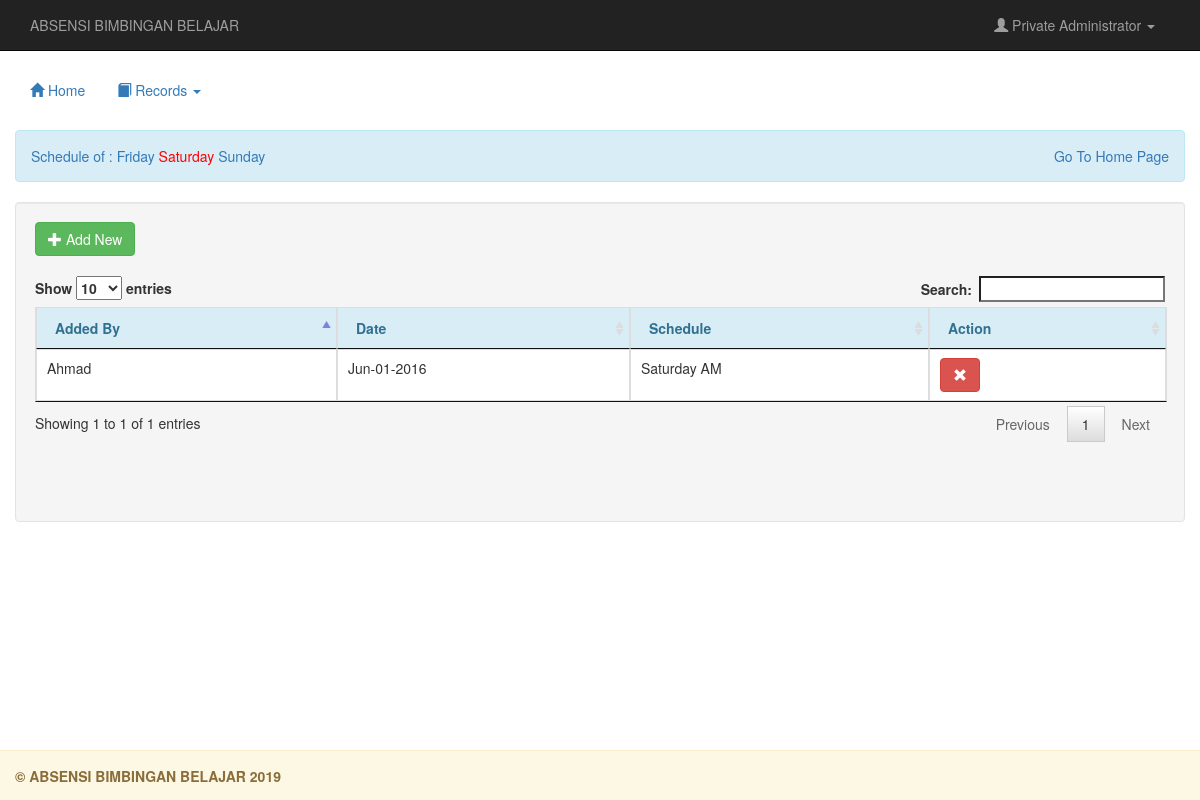
The app's page /admin/cal_s.php (signed in) with its own data.
### tables this page shows
CREATE TABLE `calen_saturday` (
  `cal_id` int(20) NOT NULL,
  `name` varchar(200) NOT NULL,
  `month` varchar(200) NOT NULL,
  `day` varchar(200) NOT NULL,
  `year` varchar(200) NOT NULL,
  `schedule` varchar(200) NOT NULL
);

### admin/account.php (called while the page is built)
<?php
	require_once 'connect.php';
	$q_adminname = $conn->query("SELECT * FROM `admin` WHERE `admin_id` = '$_SESSION[admin_id]'") or die(mysqli_error());
	$f_adminname = $q_adminname->fetch_array();
	$admin_name = $f_adminname['firstname']." ".$f_adminname['lastname'];
?>

### admin/cal_s.php (the view, shortened to what this page needs)
<!DOCTYPE html>
<?php
	require_once 'account.php';
?>
<html lang = "eng">
	<head>
		<link rel = "stylesheet" href = "css/bootstrap.css" />
		<link rel = "stylesheet" href = "css/jquery.dataTables.css" />
	</head>
	<body>
		<nav class = "navbar navbar-inverse navbar-fixed-top">
			<div class = "container-fluid">
				<div class = "navbar-header">
						<p class = "navbar-text pull-right">ABSENSI BIMBINGAN BELAJAR</p>
					</div>
				<ul class = "nav navbar-nav navbar-right">
					<li class = "dropdown">
						<a href = "#" class = "dropdown-toggle" data-toggle = "dropdown"><i class = "glyphicon glyphicon-user"></i> <?php echo htmlentities($admin_name)?> <b class = "caret"></b></a>
					</li>
				</ul>
			</div>
		</nav>
		<div class = "container-fluid" style = "margin-top:70px;">
			<ul class = "nav nav-pills">
				<li ><a href = "home.php"><span class = "glyphicon glyphicon-home"></span> Home</a></li>
				<li class = "dropdown"  >
					<a class = "dropdown-toggle" data-toggle = "dropdown" href = "#" ><span class = "glyphicon glyphicon-book"></span> Records <span class = "caret"></span></a>
				</li>
			</ul>
			<br />
			<div class = "alert alert-info">
			<a href="#">Schedule of :</a>
			<a href="calendar.php">Friday</a>
			<a href="cal_s.php"style="color:red;">Saturday</a>
			<a href="cal_su.php">Sunday</a>
			<a href="home.php"style="float:right;">Go To Home Page</a></div>
			<div class = "well col-lg-12">
				<button type = "button" class = "btn btn-success" data-target = "#myModal" data-toggle = "modal"><span class = "glyphicon glyphicon-plus"></span> Add New</button>
				<br />
				<br />
				<table id = "table" class = "table table-bordered">
					<thead>
						<tr class = "alert-info">
							<th>Added By</th>
							<th>Date</th>
							<th>Schedule</th>
							<th>Action</th>
						</tr>
					</thead>
					<tbody>
					<?php
						$q_admin = $conn->query("SELECT * FROM `calen_saturday`") or die(mysqli_error());
						while($f_admin = $q_admin->fetch_array()){
					?>
						<tr>
							<td><?php echo $f_admin['name']?></td>
							<td><?php echo $f_admin['month']."-".$f_admin['day']."-".$f_admin['year']?></td>
							<td><?php echo $f_admin['schedule']?></td>
							<td>
							<a class = "btn btn-danger radmin_id"
							name = "<?php echo $f_admin['cal_id']?>" href = "#" data-toggle = "modal" data-target = "#delete"><span class = "glyphicon glyphicon-remove"></span></a>
							</tr>
					<?php
						}
					?>
					</tbody>
				</table>
			<br />
			<br />
			<br />
			</div>
		</div>
		<div class = "navbar navbar-fixed-bottom alert-warning">
		<div class = "container-fluid"style="margin-top:15px;">
				<label class = "pull-left">&copy; ABSENSI BIMBINGAN BELAJAR <?php echo date("Y");?></label>
			</div>
		</div>
	</body>
</html>

### records on screen
calen_saturday: name "Ahmad", month "Jun", day "01", year "2016", schedule "Saturday AM"

### other values on screen
$admin_name "Private Administrator"
